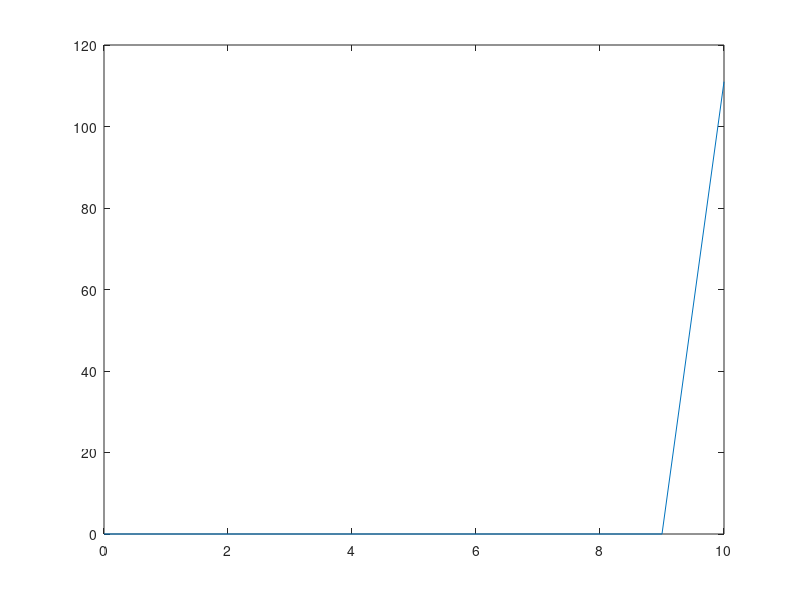

MATLAB code for this plot:
%variables
l = 10; %length of interval
N = 10; %number of space steps

h = l/N;
f(1) = 0;
f = zeros(1,N+1);

%code
for n = l:N
    f(n+1) = f(n) + h*(n^2 + n + 1);
end

x = linspace(0,l,N+1);
plot(x,f);



